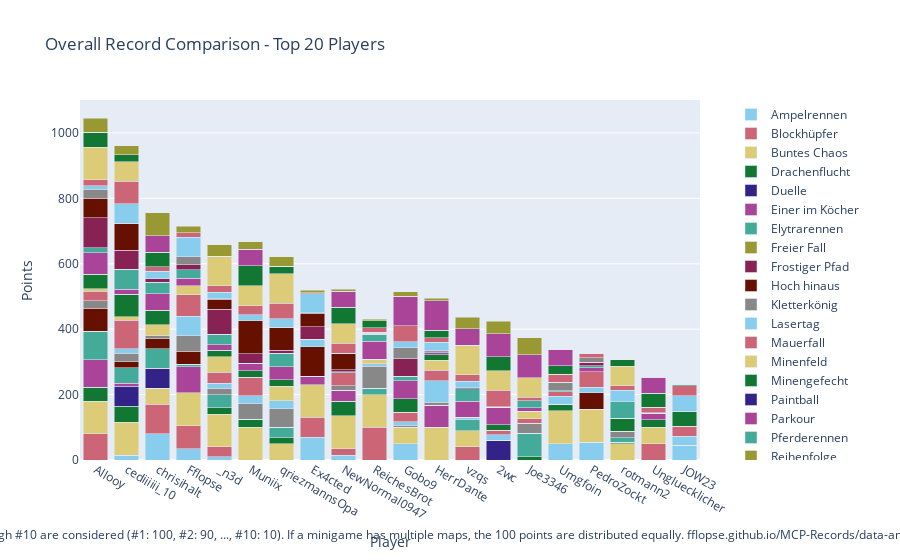

The notebook cell saved with this chart:
### Code cell
import plotly.graph_objects as go

# Sum all columns to get the total score
outDf['Total'] = outDf.sum(axis=1)

# Sort by total score and fill N/A values with 0
outDf = outDf.sort_values(by='Total', ascending=False).fillna(0)

# Crop to top 10 players
cropDf = outDf.head(20).copy()

# Drop the 'Total' column for plotting
cropDf = cropDf.drop(columns=['Total'])

# Create a color palette
color_palette = px.colors.qualitative.Safe

# Create the stacked bar plot
fig = go.Figure()

cropDf = remove_duplicate_columns(cropDf)

for column in cropDf.columns.difference(['Player']):
    fig.add_trace(go.Bar(
        x=cropDf.index,
        y=cropDf[column],
        name=column,
        marker_color=color_palette[len(fig.data) % len(color_palette)]
    ))

# Update layout
fig.update_layout(
    barmode='stack',
    title='Overall Record Comparison - Top 20 Players',
    xaxis=dict(title='Player'),
    yaxis=dict(title='Points'),
    #height=800,
    #width=1000,
    legend=dict(
        x=1.05,
        y=0.5,
        traceorder='normal',
        font=dict(size=12),
        bgcolor='rgba(255, 255, 255, 0)',
        bordercolor='rgba(0, 0, 0, 0)'
    ),
    margin=dict(r=200),  # Adjust right margin to make room for the legend
    annotations=[
        dict(
            x=0.5,
            y=-0.235,
            xref='paper',
            yref='paper',
            text='Max 100 points per minigame. Records #1 through #10 are considered (#1: 100, #2: 90, ..., #10: 10). If a minigame has multiple maps, the 100 points are distributed equally. fflopse.github.io/MCP-Records/data-analysis/global-ranking.ipynb',
            showarrow=False,
            font=dict(size=12),
            xanchor='center'
        )
    ]
)

fig.show()

# save the plot as an html file

fig.write_html('out/overall_record_comparison.html')

### Figure 1 — Plotly figure (JSON) as saved in the notebook; plotly's stock layout.template omitted (floating-point values rounded to 4 significant figures)
{"data": [{"marker": {"color": "rgb(136, 204, 238)"}, "name": "Ampelrennen", "type": "bar", "x": ["Allooy", "cediiiiii_10", "chrisihalt", "Fflopse", "_n3d", "Muniix", "qriezmannsOpa", "Ex4cted", "NewNormal0947", "ReichesBrot", "Gobo9", "HerrDante", "vzqs", "2wc", "Joe3346", "Umgfoin", "PedroZockt", "rotmann2", "Ungluecklicher", "JOW23"], "y": [0.0, 15.0, 80.0, 35.0, 10.0, 0.0, 0.0, 70.0, 15.0, 0.0, 50.0, 0.0, 0.0, 0.0, 0.0, 50.0, 55.0, 0.0, 0.0, 45.0]}, {"marker": {"color": "rgb(204, 102, 119)"}, "name": "Blockhüpfer", "type": "bar", "x": ["Allooy", "cediiiiii_10", "chrisihalt", "Fflopse", "_n3d", "Muniix", "qriezmannsOpa", "Ex4cted", "NewNormal0947", "ReichesBrot", "Gobo9", "HerrDante", "vzqs", "2wc", "Joe3346", "Umgfoin", "PedroZockt", "rotmann2", "Ungluecklicher", "JOW23"], "y": [80.0, 0.0, 90.0, 70.0, 30.0, 0.0, 0.0, 60.0, 20.0, 100.0, 0.0, 0.0, 40.0, 0.0, 0.0, 0.0, 0.0, 0.0, 50.0, 0.0]}, {"marker": {"color": "rgb(221, 204, 119)"}, "name": "Buntes Chaos", "type": "bar", "x": ["Allooy", "cediiiiii_10", "chrisihalt", "Fflopse", "_n3d", "Muniix", "qriezmannsOpa", "Ex4cted", "NewNormal0947", "ReichesBrot", "Gobo9", "HerrDante", "vzqs", "2wc", "Joe3346", "Umgfoin", "PedroZockt", "rotmann2", "Ungluecklicher", "JOW23"], "y": [100.0, 100.0, 50.0, 100.0, 100.0, 100.0, 50.0, 100.0, 100.0, 100.0, 50.0, 100.0, 50.0, 0.0, 0.0, 100.0, 100.0, 50.0, 50.0, 0.0]}, {"marker": {"color": "rgb(17, 119, 51)"}, "name": "Drachenflucht", "type": "bar", "x": ["Allooy", "cediiiiii_10", "chrisihalt", "Fflopse", "_n3d", "Muniix", "qriezmannsOpa", "Ex4cted", "NewNormal0947", "ReichesBrot", "Gobo9", "HerrDante", "vzqs", "2wc", "Joe3346", "Umgfoin", "PedroZockt", "rotmann2", "Ungluecklicher", "JOW23"], "y": [42.5, 50.0, 0.0, 0.0, 20.0, 25.0, 17.5, 0.0, 45.0, 0.0, 0.0, 0.0, 0.0, 0.0, 10.0, 20.0, 0.0, 5.0, 22.5, 0.0]}, {"marker": {"color": "rgb(51, 34, 136)"}, "name": "Duelle", "type": "bar", "x": ["Allooy", "cediiiiii_10", "chrisihalt", "Fflopse", "_n3d", "Muniix", "qriezmannsOpa", "Ex4cted", "NewNormal0947", "ReichesBrot", "Gobo9", "HerrDante", "vzqs", "2wc", "Joe3346", "Umgfoin", "PedroZockt", "rotmann2", "Ungluecklicher", "JOW23"], "y": [0.0, 60.0, 60.0, 0.0, 0.0, 0.0, 0.0, 0.0, 0.0, 0.0, 0.0, 0.0, 0.0, 60.0, 0.0, 0.0, 0.0, 0.0, 0.0, 0.0]}, {"marker": {"color": "rgb(170, 68, 153)"}, "name": "Einer im Köcher", "type": "bar", "x": ["Allooy", "cediiiiii_10", "chrisihalt", "Fflopse", "_n3d", "Muniix", "qriezmannsOpa", "Ex4cted", "NewNormal0947", "ReichesBrot", "Gobo9", "HerrDante", "vzqs", "2wc", "Joe3346", "Umgfoin", "PedroZockt", "rotmann2", "Ungluecklicher", "JOW23"], "y": [83.33, 10.0, 0.0, 80.0, 0.0, 0.0, 0.0, 26.67, 33.33, 0.0, 0.0, 66.67, 0.0, 0.0, 0.0, 0.0, 0.0, 0.0, 20.0, 0.0]}, {"marker": {"color": "rgb(68, 170, 153)"}, "name": "Elytrarennen", "type": "bar", "x": ["Allooy", "cediiiiii_10", "chrisihalt", "Fflopse", "_n3d", "Muniix", "qriezmannsOpa", "Ex4cted", "NewNormal0947", "ReichesBrot", "Gobo9", "HerrDante", "vzqs", "2wc", "Joe3346", "Umgfoin", "PedroZockt", "rotmann2", "Ungluecklicher", "JOW23"], "y": [87.5, 47.5, 60.0, 7.5, 40.0, 0.0, 32.5, 0.0, 0.0, 20.0, 0.0, 0.0, 32.5, 0.0, 72.5, 0.0, 0.0, 12.5, 0.0, 0.0]}, {"marker": {"color": "rgb(153, 153, 51)"}, "name": "Freier Fall", "type": "bar", "x": ["Allooy", "cediiiiii_10", "chrisihalt", "Fflopse", "_n3d", "Muniix", "qriezmannsOpa", "Ex4cted", "NewNormal0947", "ReichesBrot", "Gobo9", "HerrDante", "vzqs", "2wc", "Joe3346", "Umgfoin", "PedroZockt", "rotmann2", "Ungluecklicher", "JOW23"], "y": [0.0, 0.0, 0.0, 0.0, 0.0, 0.0, 0.0, 0.0, 0.0, 0.0, 0.0, 0.0, 0.0, 0.0, 0.0, 0.0, 0.0, 0.0, 0.0, 0.0]}, {"marker": {"color": "rgb(136, 34, 85)"}, "name": "Frostiger Pfad", "type": "bar", "x": ["Allooy", "cediiiiii_10", "chrisihalt", "Fflopse", "_n3d", "Muniix", "qriezmannsOpa", "Ex4cted", "NewNormal0947", "ReichesBrot", "Gobo9", "HerrDante", "vzqs", "2wc", "Joe3346", "Umgfoin", "PedroZockt", "rotmann2", "Ungluecklicher", "JOW23"], "y": [0.0, 0.0, 0.0, 0.0, 0.0, 0.0, 0.0, 0.0, 0.0, 0.0, 0.0, 0.0, 0.0, 0.0, 0.0, 0.0, 0.0, 0.0, 0.0, 0.0]}, {"marker": {"color": "rgb(102, 17, 0)"}, "name": "Hoch hinaus", "type": "bar", "x": ["Allooy", "cediiiiii_10", "chrisihalt", "Fflopse", "_n3d", "Muniix", "qriezmannsOpa", "Ex4cted", "NewNormal0947", "ReichesBrot", "Gobo9", "HerrDante", "vzqs", "2wc", "Joe3346", "Umgfoin", "PedroZockt", "rotmann2", "Ungluecklicher", "JOW23"], "y": [70.0, 20.0, 30.0, 40.0, 0.0, 0.0, 0.0, 90.0, 0.0, 0.0, 0.0, 0.0, 0.0, 0.0, 0.0, 0.0, 50.0, 0.0, 0.0, 0.0]}, {"marker": {"color": "rgb(136, 136, 136)"}, "name": "Kletterkönig", "type": "bar", "x": ["Allooy", "cediiiiii_10", "chrisihalt", "Fflopse", "_n3d", "Muniix", "qriezmannsOpa", "Ex4cted", "NewNormal0947", "ReichesBrot", "Gobo9", "HerrDante", "vzqs", "2wc", "Joe3346", "Umgfoin", "PedroZockt", "rotmann2", "Ungluecklicher", "JOW23"], "y": [23.33, 23.33, 10.0, 46.67, 20.0, 46.67, 56.67, 0.0, 13.33, 66.67, 6.667, 10.0, 0.0, 0.0, 30.0, 0.0, 0.0, 20.0, 0.0, 0.0]}, {"marker": {"color": "rgb(136, 204, 238)"}, "name": "Lasertag", "type": "bar", "x": ["Allooy", "cediiiiii_10", "chrisihalt", "Fflopse", "_n3d", "Muniix", "qriezmannsOpa", "Ex4cted", "NewNormal0947", "ReichesBrot", "Gobo9", "HerrDante", "vzqs", "2wc", "Joe3346", "Umgfoin", "PedroZockt", "rotmann2", "Ungluecklicher", "JOW23"], "y": [0.0, 15.0, 0.0, 60.0, 15.0, 25.0, 25.0, 22.5, 0.0, 7.5, 10.0, 65.0, 7.5, 17.5, 0.0, 25.0, 17.5, 0.0, 0.0, 27.5]}, {"marker": {"color": "rgb(204, 102, 119)"}, "name": "Mauerfall", "type": "bar", "x": ["Allooy", "cediiiiii_10", "chrisihalt", "Fflopse", "_n3d", "Muniix", "qriezmannsOpa", "Ex4cted", "NewNormal0947", "ReichesBrot", "Gobo9", "HerrDante", "vzqs", "2wc", "Joe3346", "Umgfoin", "PedroZockt", "rotmann2", "Ungluecklicher", "JOW23"], "y": [30.0, 86.67, 0.0, 66.67, 33.33, 56.67, 0.0, 0.0, 40.0, 0.0, 30.0, 33.33, 0.0, 13.33, 13.33, 13.33, 46.67, 0.0, 0.0, 30.0]}, {"marker": {"color": "rgb(221, 204, 119)"}, "name": "Minenfeld", "type": "bar", "x": ["Allooy", "cediiiiii_10", "chrisihalt", "Fflopse", "_n3d", "Muniix", "qriezmannsOpa", "Ex4cted", "NewNormal0947", "ReichesBrot", "Gobo9", "HerrDante", "vzqs", "2wc", "Joe3346", "Umgfoin", "PedroZockt", "rotmann2", "Ungluecklicher", "JOW23"], "y": [6.667, 10.0, 33.33, 26.67, 46.67, 0.0, 43.33, 0.0, 0.0, 13.33, 0.0, 30.0, 0.0, 0.0, 23.33, 0.0, 0.0, 0.0, 0.0, 0.0]}, {"marker": {"color": "rgb(17, 119, 51)"}, "name": "Minengefecht", "type": "bar", "x": ["Allooy", "cediiiiii_10", "chrisihalt", "Fflopse", "_n3d", "Muniix", "qriezmannsOpa", "Ex4cted", "NewNormal0947", "ReichesBrot", "Gobo9", "HerrDante", "vzqs", "2wc", "Joe3346", "Umgfoin", "PedroZockt", "rotmann2", "Ungluecklicher", "JOW23"], "y": [45.0, 70.0, 45.0, 0.0, 20.0, 20.0, 20.0, 0.0, 0.0, 0.0, 40.0, 17.5, 0.0, 17.5, 0.0, 0.0, 0.0, 40.0, 0.0, 45.0]}, {"marker": {"color": "rgb(51, 34, 136)"}, "name": "Paintball", "type": "bar", "x": ["Allooy", "cediiiiii_10", "chrisihalt", "Fflopse", "_n3d", "Muniix", "qriezmannsOpa", "Ex4cted", "NewNormal0947", "ReichesBrot", "Gobo9", "HerrDante", "vzqs", "2wc", "Joe3346", "Umgfoin", "PedroZockt", "rotmann2", "Ungluecklicher", "JOW23"], "y": [0.0, 0.0, 0.0, 0.0, 0.0, 0.0, 0.0, 0.0, 0.0, 0.0, 0.0, 0.0, 0.0, 0.0, 0.0, 0.0, 0.0, 0.0, 0.0, 0.0]}, {"marker": {"color": "rgb(170, 68, 153)"}, "name": "Parkour", "type": "bar", "x": ["Allooy", "cediiiiii_10", "chrisihalt", "Fflopse", "_n3d", "Muniix", "qriezmannsOpa", "Ex4cted", "NewNormal0947", "ReichesBrot", "Gobo9", "HerrDante", "vzqs", "2wc", "Joe3346", "Umgfoin", "PedroZockt", "rotmann2", "Ungluecklicher", "JOW23"], "y": [65.0, 15.0, 50.0, 22.5, 17.5, 22.5, 40.0, 0.0, 0.0, 55.0, 55.0, 5.0, 50.0, 52.5, 10.0, 0.0, 12.5, 0.0, 0.0, 0.0]}, {"marker": {"color": "rgb(68, 170, 153)"}, "name": "Pferderennen", "type": "bar", "x": ["Allooy", "cediiiiii_10", "chrisihalt", "Fflopse", "_n3d", "Muniix", "qriezmannsOpa", "Ex4cted", "NewNormal0947", "ReichesBrot", "Gobo9", "HerrDante", "vzqs", "2wc", "Joe3346", "Umgfoin", "PedroZockt", "rotmann2", "Ungluecklicher", "JOW23"], "y": [15.0, 60.0, 35.0, 26.67, 31.67, 0.0, 41.67, 0.0, 3.333, 21.67, 15.0, 3.333, 38.33, 0.0, 21.67, 3.333, 6.667, 50.0, 0.0, 0.0]}, {"marker": {"color": "rgb(153, 153, 51)"}, "name": "Reihenfolge", "type": "bar", "x": ["Allooy", "cediiiiii_10", "chrisihalt", "Fflopse", "_n3d", "Muniix", "qriezmannsOpa", "Ex4cted", "NewNormal0947", "ReichesBrot", "Gobo9", "HerrDante", "vzqs", "2wc", "Joe3346", "Umgfoin", "PedroZockt", "rotmann2", "Ungluecklicher", "JOW23"], "y": [0.0, 0.0, 0.0, 0.0, 0.0, 0.0, 0.0, 0.0, 0.0, 0.0, 0.0, 0.0, 0.0, 0.0, 0.0, 0.0, 0.0, 0.0, 0.0, 0.0]}, {"marker": {"color": "rgb(136, 34, 85)"}, "name": "Replika", "type": "bar", "x": ["Allooy", "cediiiiii_10", "chrisihalt", "Fflopse", "_n3d", "Muniix", "qriezmannsOpa", "Ex4cted", "NewNormal0947", "ReichesBrot", "Gobo9", "HerrDante", "vzqs", "2wc", "Joe3346", "Umgfoin", "PedroZockt", "rotmann2", "Ungluecklicher", "JOW23"], "y": [92.12, 59.58, 11.53, 14.92, 77.03, 29.66, 8.983, 38.73, 6.695, 2.966, 53.56, 2.881, 1.949, 2.542, 0.4237, 0.0, 10.93, 1.017, 0.1695, 0.5085]}, {"marker": {"color": "rgb(102, 17, 0)"}, "name": "Runterpurzeln", "type": "bar", "x": ["Allooy", "cediiiiii_10", "chrisihalt", "Fflopse", "_n3d", "Muniix", "qriezmannsOpa", "Ex4cted", "NewNormal0947", "ReichesBrot", "Gobo9", "HerrDante", "vzqs", "2wc", "Joe3346", "Umgfoin", "PedroZockt", "rotmann2", "Ungluecklicher", "JOW23"], "y": [60.0, 80.0, 0.0, 0.0, 30.0, 100.0, 70.0, 40.0, 50.0, 0.0, 0.0, 0.0, 0.0, 0.0, 0.0, 0.0, 0.0, 0.0, 0.0, 0.0]}, {"marker": {"color": "rgb(136, 136, 136)"}, "name": "Sammelwahn", "type": "bar", "x": ["Allooy", "cediiiiii_10", "chrisihalt", "Fflopse", "_n3d", "Muniix", "qriezmannsOpa", "Ex4cted", "NewNormal0947", "ReichesBrot", "Gobo9", "HerrDante", "vzqs", "2wc", "Joe3346", "Umgfoin", "PedroZockt", "rotmann2", "Ungluecklicher", "JOW23"], "y": [27.86, 2.143, 0.0, 25.0, 1.667, 0.7143, 0.7143, 2.381, 0.0, 3.333, 33.33, 0.7143, 0.7143, 0.0, 0.0, 26.19, 13.33, 0.0, 1.667, 1.667]}, {"marker": {"color": "rgb(136, 204, 238)"}, "name": "Schießstand", "type": "bar", "x": ["Allooy", "cediiiiii_10", "chrisihalt", "Fflopse", "_n3d", "Muniix", "qriezmannsOpa", "Ex4cted", "NewNormal0947", "ReichesBrot", "Gobo9", "HerrDante", "vzqs", "2wc", "Joe3346", "Umgfoin", "PedroZockt", "rotmann2", "Ungluecklicher", "JOW23"], "y": [10.0, 60.0, 22.5, 60.0, 20.0, 17.5, 25.0, 57.5, 0.0, 0.0, 17.5, 25.0, 20.0, 0.0, 0.0, 0.0, 0.0, 35.0, 0.0, 47.5]}, {"marker": {"color": "rgb(204, 102, 119)"}, "name": "Skywars", "type": "bar", "x": ["Allooy", "cediiiiii_10", "chrisihalt", "Fflopse", "_n3d", "Muniix", "qriezmannsOpa", "Ex4cted", "NewNormal0947", "ReichesBrot", "Gobo9", "HerrDante", "vzqs", "2wc", "Joe3346", "Umgfoin", "PedroZockt", "rotmann2", "Ungluecklicher", "JOW23"], "y": [18.33, 68.33, 13.33, 13.33, 20.0, 28.33, 48.33, 3.333, 30.0, 13.33, 50.0, 15.0, 20.0, 50.0, 10.0, 25.0, 13.33, 13.33, 16.67, 30.0]}, {"marker": {"color": "rgb(221, 204, 119)"}, "name": "Spleef", "type": "bar", "x": ["Allooy", "cediiiiii_10", "chrisihalt", "Fflopse", "_n3d", "Muniix", "qriezmannsOpa", "Ex4cted", "NewNormal0947", "ReichesBrot", "Gobo9", "HerrDante", "vzqs", "2wc", "Joe3346", "Umgfoin", "PedroZockt", "rotmann2", "Ungluecklicher", "JOW23"], "y": [100.0, 60.0, 0.0, 0.0, 90.0, 60.0, 90.0, 0.0, 60.0, 0.0, 0.0, 0.0, 90.0, 60.0, 60.0, 0.0, 0.0, 60.0, 0.0, 0.0]}, {"marker": {"color": "rgb(17, 119, 51)"}, "name": "Survivalgames", "type": "bar", "x": ["Allooy", "cediiiiii_10", "chrisihalt", "Fflopse", "_n3d", "Muniix", "qriezmannsOpa", "Ex4cted", "NewNormal0947", "ReichesBrot", "Gobo9", "HerrDante", "vzqs", "2wc", "Joe3346", "Umgfoin", "PedroZockt", "rotmann2", "Ungluecklicher", "JOW23"], "y": [45.0, 20.0, 45.0, 0.0, 0.0, 62.5, 22.5, 0.0, 50.0, 22.5, 0.0, 22.5, 0.0, 42.5, 0.0, 25.0, 0.0, 20.0, 42.5, 5.0]}, {"marker": {"color": "rgb(51, 34, 136)"}, "name": "Todeswürfel", "type": "bar", "x": ["Allooy", "cediiiiii_10", "chrisihalt", "Fflopse", "_n3d", "Muniix", "qriezmannsOpa", "Ex4cted", "NewNormal0947", "ReichesBrot", "Gobo9", "HerrDante", "vzqs", "2wc", "Joe3346", "Umgfoin", "PedroZockt", "rotmann2", "Ungluecklicher", "JOW23"], "y": [0.0, 0.0, 0.0, 0.0, 0.0, 0.0, 0.0, 0.0, 0.0, 0.0, 0.0, 0.0, 0.0, 0.0, 0.0, 0.0, 0.0, 0.0, 0.0, 0.0]}, {"marker": {"color": "rgb(170, 68, 153)"}, "name": "Turmroulette", "type": "bar", "x": ["Allooy", "cediiiiii_10", "chrisihalt", "Fflopse", "_n3d", "Muniix", "qriezmannsOpa", "Ex4cted", "NewNormal0947", "ReichesBrot", "Gobo9", "HerrDante", "vzqs", "2wc", "Joe3346", "Umgfoin", "PedroZockt", "rotmann2", "Ungluecklicher", "JOW23"], "y": [0.0, 0.0, 50.0, 0.0, 0.0, 50.0, 0.0, 0.0, 50.0, 0.0, 90.0, 90.0, 50.0, 70.0, 70.0, 50.0, 0.0, 0.0, 50.0, 0.0]}, {"marker": {"color": "rgb(68, 170, 153)"}, "name": "Waffenfolge", "type": "bar", "x": ["Allooy", "cediiiiii_10", "chrisihalt", "Fflopse", "_n3d", "Muniix", "qriezmannsOpa", "Ex4cted", "NewNormal0947", "ReichesBrot", "Gobo9", "HerrDante", "vzqs", "2wc", "Joe3346", "Umgfoin", "PedroZockt", "rotmann2", "Ungluecklicher", "JOW23"], "y": [0.0, 0.0, 0.0, 0.0, 0.0, 0.0, 0.0, 0.0, 0.0, 0.0, 0.0, 0.0, 0.0, 0.0, 0.0, 0.0, 0.0, 0.0, 0.0, 0.0]}, {"marker": {"color": "rgb(153, 153, 51)"}, "name": "Wettrennen", "type": "bar", "x": ["Allooy", "cediiiiii_10", "chrisihalt", "Fflopse", "_n3d", "Muniix", "qriezmannsOpa", "Ex4cted", "NewNormal0947", "ReichesBrot", "Gobo9", "HerrDante", "vzqs", "2wc", "Joe3346", "Umgfoin", "PedroZockt", "rotmann2", "Ungluecklicher", "JOW23"], "y": [44.0, 28.0, 70.0, 20.0, 36.0, 22.0, 30.0, 8.0, 6.0, 4.0, 14.0, 8.0, 36.0, 38.0, 52.0, 0.0, 0.0, 0.0, 0.0, 0.0]}], "layout": {"annotations": [{"font": {"size": 12}, "showarrow": false, "text": "Max 100 points per minigame. Records #1 through #10 are considered (#1: 100, #2: 90, ..., #10: 10). If a minigame has multiple maps, the 100 points are distributed equally. fflopse.github.io/MCP-Records/data-analysis/global-ranking.ipynb", "x": 0.5, "xanchor": "center", "xref": "paper", "y": -0.235, "yref": "paper"}], "barmode": "stack", "legend": {"bgcolor": "rgba(255, 255, 255, 0)", "bordercolor": "rgba(0, 0, 0, 0)", "font": {"size": 12}, "traceorder": "normal", "x": 1.05, "y": 0.5}, "margin": {"r": 200}, "title": {"text": "Overall Record Comparison - Top 20 Players"}, "xaxis": {"title": {"text": "Player"}}, "yaxis": {"title": {"text": "Points"}}}}
